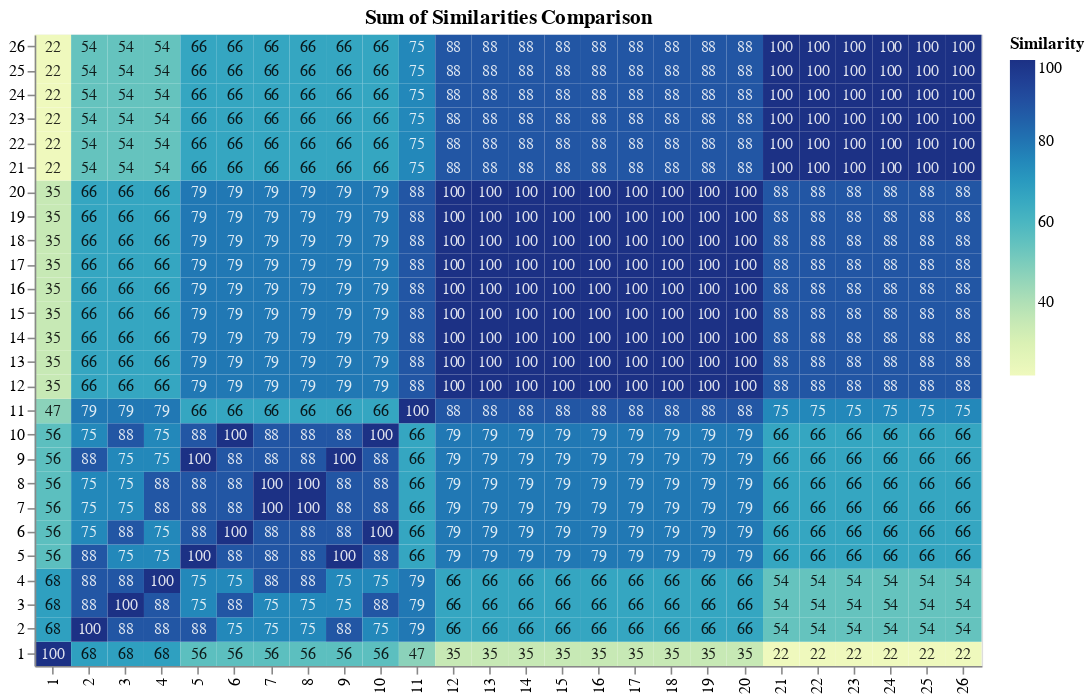

Notebook code for this chart:
### Code cell
dfplot = pd.DataFrame({'x': dfsimilarity["id_a"].ravel(),
                   'y': dfsimilarity["id_b"].ravel(),
                   'Similarity': dfsimilarity["similarity"].ravel()})
#alt.data_transformers.disable_max_rows()
chart = alt.Chart(dfplot).mark_rect().encode(
    x=alt.X('x:O', axis=alt.Axis(title="")),
    y=alt.Y('y:O', axis=alt.Axis(title=""), sort="descending"),
    color='Similarity:Q'
).properties(
    title=["Sum of Similarities Comparison"]
)

text = chart.mark_text(baseline='middle').encode(
    text='Similarity:Q',
    color=alt.condition(
        alt.datum.Similarity < 70,
        alt.value('black'),
        alt.value('white')
    ),
    size=alt.value(10),
    opacity=alt.value(0.85)
)

# Draw the chart
plot = chart.properties(width=CHART_WIDTH, height=CHART_HEIGHT) + text
plot

### Figure 1 — Vega-Lite specification as saved in the notebook (floating-point values rounded to 4 significant figures; data arrays with more than 128 entries replaced by an {"elided": "..."} marker saying what was removed)
{"config": {"view": {"continuousWidth": 400, "continuousHeight": 300}}, "layer": [{"mark": "rect", "encoding": {"color": {"type": "quantitative", "field": "Similarity"}, "x": {"type": "ordinal", "axis": {"title": ""}, "field": "x"}, "y": {"type": "ordinal", "axis": {"title": ""}, "field": "y", "sort": "descending"}}, "height": 400, "title": ["Sum of Similarities Comparison"], "width": 600}, {"mark": {"type": "text", "baseline": "middle"}, "encoding": {"color": {"condition": {"value": "black", "test": "(datum.Similarity < 70)"}, "value": "white"}, "opacity": {"value": 0.85}, "size": {"value": 10}, "text": {"type": "quantitative", "field": "Similarity"}, "x": {"type": "ordinal", "axis": {"title": ""}, "field": "x"}, "y": {"type": "ordinal", "axis": {"title": ""}, "field": "y", "sort": "descending"}}, "title": ["Sum of Similarities Comparison"]}], "data": {"name": "data-73ef81e39f8d728dc31ddb6fff986a1f"}, "$schema": "https://vega.github.io/schema/vega-lite/v4.8.1.json", "datasets": {"data-73ef81e39f8d728dc31ddb6fff986a1f": {"elided": "676 records"}}}
